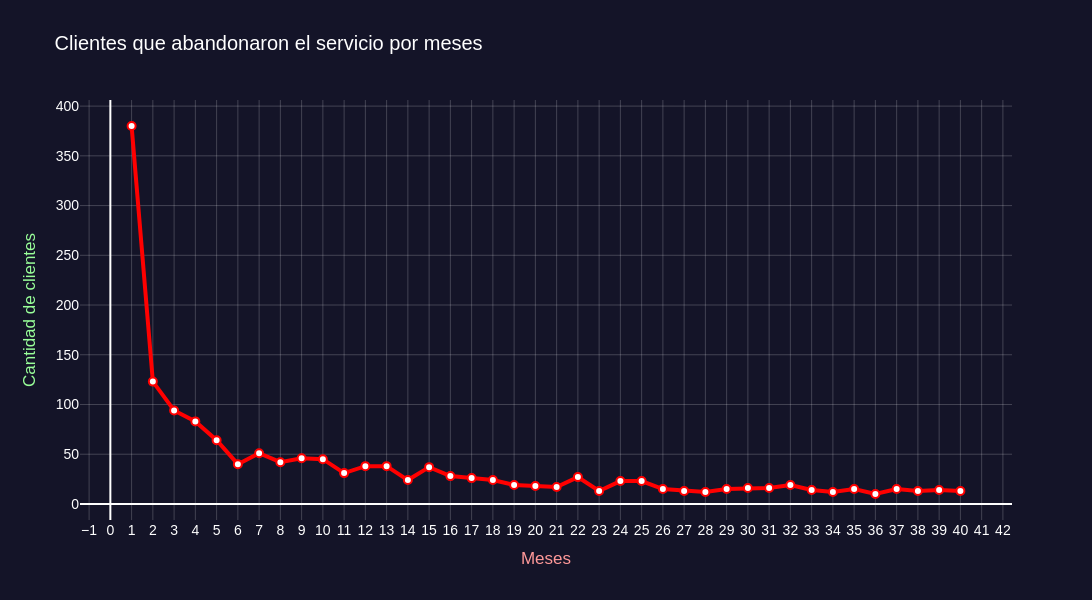

Notebook code cell kept with this figure:
### Code cell
import plotly.express as px


fig = px.line(df_tenure, x='tenure', y='counts', title='Clientes que abandonaron el servicio por meses', markers=True)
fig.update_traces(line=dict(color='#FF0000', width=4),
                  marker=dict(size=8, color='white', line=dict(width=2, color='red')))

fig.update_layout(width=1200, height=600, plot_bgcolor='rgb(20,20,40)', paper_bgcolor='rgb(20,20,40)', 
                  xaxis_title='Meses', yaxis_title='Cantidad de clientes',
                  font_family='Arial', font_size=14, 
                  
                  # Título en blanco para contraste
                  title_font_color='white',
                  font_color='white',
    
                  # Ejes con colores contrastantes
                  xaxis=dict(
                  dtick=1,
                  title_font=dict(color='#FF9999'),
                  tickfont=dict(color='white'),
                  gridcolor='rgba(255,255,255,0.2)'),
                  
                
                  yaxis=dict(
                  title_font=dict(color='#99FF99'),
                  tickfont=dict(color='white'),
                  gridcolor='rgba(255,255,255,0.2)'))

fig.show()

### Figure 1 — Plotly figure (JSON) as saved in the notebook; plotly's stock layout.template omitted (floating-point values rounded to 4 significant figures)
{"data": [{"hovertemplate": "tenure=%{x}<br>counts=%{y}<extra></extra>", "legendgroup": "", "line": {"color": "#FF0000", "dash": "solid", "width": 4}, "marker": {"color": "white", "line": {"color": "red", "width": 2}, "size": 8, "symbol": "circle"}, "mode": "lines+markers", "name": "", "orientation": "v", "showlegend": false, "type": "scatter", "x": [1, 2, 3, 4, 5, 6, 7, 8, 9, 10, 11, 12, 13, 14, 15, 16, 17, 18, 19, 20, 21, 22, 23, 24, 25, 26, 27, 28, 29, 30, 31, 32, 33, 34, 35, 36, 37, 38, 39, 40], "xaxis": "x", "y": [380, 123, 94, 83, 64, 40, 51, 42, 46, 45, 31, 38, 38, 24, 37, 28, 26, 24, 19, 18, 17, 27, 13, 23, 23, 15, 13, 12, 15, 16, 16, 19, 14, 12, 15, 10, 15, 13, 14, 13], "yaxis": "y"}], "layout": {"font": {"color": "white", "family": "Arial", "size": 14}, "height": 600, "legend": {"tracegroupgap": 0}, "paper_bgcolor": "rgb(20,20,40)", "plot_bgcolor": "rgb(20,20,40)", "title": {"font": {"color": "white"}, "text": "Clientes que abandonaron el servicio por meses"}, "width": 1200, "xaxis": {"anchor": "y", "domain": [0, 1], "dtick": 1, "gridcolor": "rgba(255,255,255,0.2)", "tickfont": {"color": "white"}, "title": {"font": {"color": "#FF9999"}, "text": "Meses"}}, "yaxis": {"anchor": "x", "domain": [0, 1], "gridcolor": "rgba(255,255,255,0.2)", "tickfont": {"color": "white"}, "title": {"font": {"color": "#99FF99"}, "text": "Cantidad de clientes"}}}}
